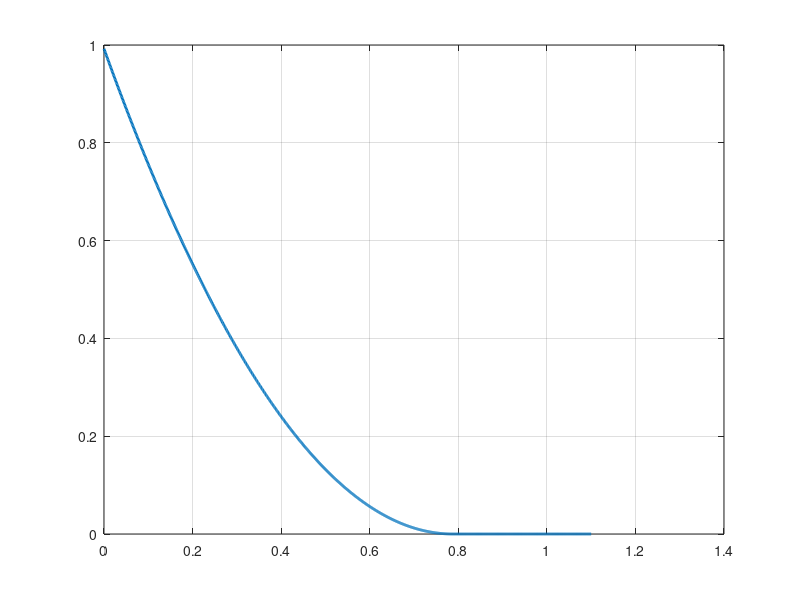

The MATLAB source for this figure: (Note: this script raises an error after producing the figure.)
% Exercise 1C: Sketch Ix(Vx) with transition point

% Given parameters
VDD   = 1.1;         % V
VTN   = 0.25;        % V
R1    = 1e3;         % Ohm
R2    = 4e3;         % Ohm
beta  = 5e-3;        % A/V^2 (mu_n*Cox*W/L)
% Gate divider
VG    = @(Vx) (R2/(R1+R2))*VDD + (R1/(R1+R2))*Vx;   % = 0.88 + 0.2*Vx
VGS   = @(Vx) VG(Vx) - Vx;                          % = 0.88 - 0.8*Vx
VOV   = @(Vx) VGS(Vx) - VTN;                        % = 0.63 - 0.8*Vx

% Transition (VGS = VTN -> VOV=0)
Vx_star = 0.63/0.8;  % 0.7875 V

% Ix(Vx): saturation when VOV>0, else 0 (lambda = 0)
Ix = @(Vx) 0.5*beta*max(VOV(Vx),0).^2;

% Sweep Vx
Vx = linspace(0, VDD, 1000);
Ix_mA = 1e3 * Ix(Vx);    % plot in mA

% Plot
figure; plot(Vx, Ix_mA, 'LineWidth', 2); grid on; hold on;
xline(Vx_star, '--', 'LineWidth', 1.5, 'Label', 'V_x^*', 'LabelVerticalAlignment','bottom');
yline(0, ':');

% Shade/annotate regions (optional but clear)
yl = ylim;
patch([0 Vx_star Vx_star 0],[yl(1) yl(1) yl(2) yl(2)], [0.9 0.95 1], ...
      'EdgeColor','none','FaceAlpha',0.25);   % Saturation region
patch([Vx_star VDD VDD Vx_star],[yl(1) yl(1) yl(2) yl(2)], [1 0.95 0.95], ...
      'EdgeColor','none','FaceAlpha',0.25);   % Off region
uistack(findobj(gca,'Type','line','-and','LineWidth',2),'top'); % keep curve on top

% Labels & legend
title('I_X(V_X) with Region Transition');
xlabel('V_X (V)');
ylabel('I_X (mA)');
text(0.2*Vx_star, 0.9*yl(2), 'Saturation','FontWeight','bold');
text(0.85*(Vx_star+VDD)/2, 0.1*yl(2), 'Off','FontWeight','bold');
legend({'I_X(V_X)','Transition V_X^*'}, 'Location','northeast');

% Display numeric transition point
fprintf('Transition point Vx* = %.4f V\n', Vx_star);
